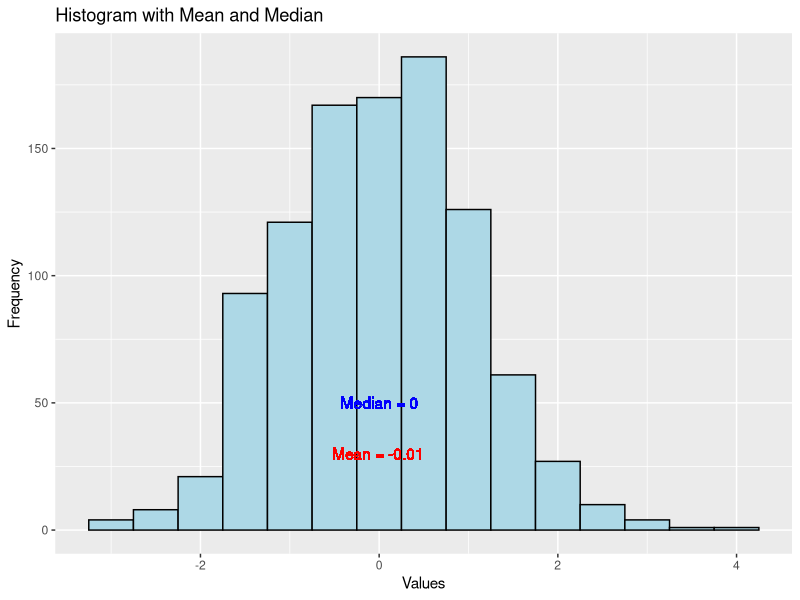

The R script that drew this image:
# Load the required library
library(ggplot2)

# Generate some sample data
data <- data.frame(value = rnorm(1000))

# Create a histogram
histogram <- ggplot(data, aes(x = value)) +
  geom_histogram(binwidth = 0.5, fill = "lightblue", color = "black") +
  labs(title = "Histogram with Mean and Median") +
  xlab("Values") +
  ylab("Frequency")

# Add mean and median annotations
histogram + 
  geom_text(aes(x = mean(value), y = 30, label = paste("Mean =", round(mean(value), 2))), color = "red") +
  geom_text(aes(x = median(value), y = 50, label = paste("Median =", round(median(value), 2))), color = "blue")
